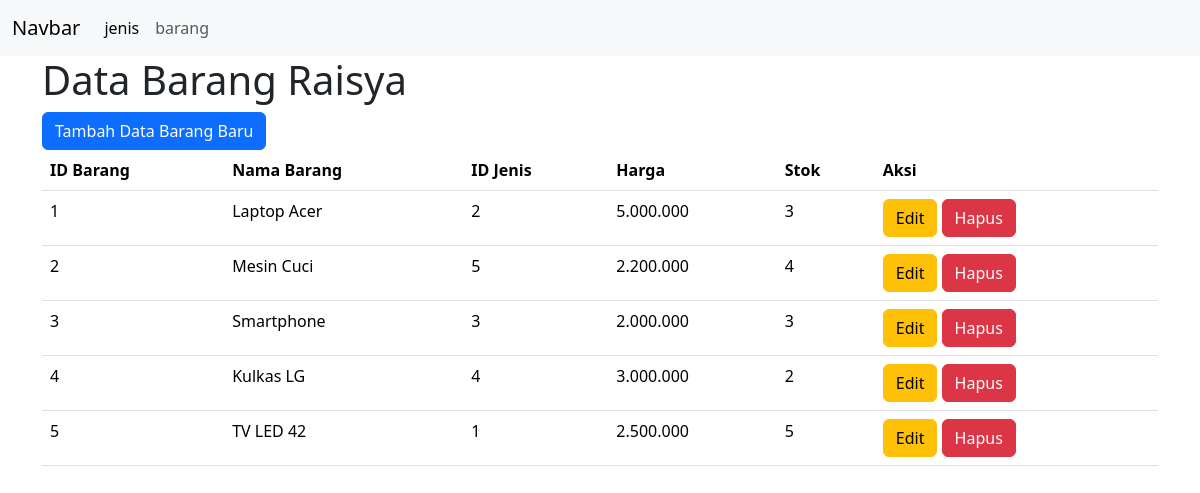
/view/barang/index.php, run on the app's committed database.
### tables this page shows
CREATE TABLE `barang` (
  `id_barang` varchar(10) NOT NULL,
  `nama_barang` varchar(15) DEFAULT NULL,
  `id_jenis` varchar(20) DEFAULT NULL,
  `harga` varchar(30) DEFAULT NULL,
  `stok` int DEFAULT NULL
);

### view/barang/index.php (the view, shortened to what this page needs)
 <!DOCTYPE html>
<html lang="en">
<head>
    <link rel="stylesheet" href="https://cdn.jsdelivr.net/npm/bootstrap@5.3.3/dist/css/bootstrap.min.css">
</head>
<body>
<nav class="navbar navbar-expand-lg bg-body-tertiary">
  <div class="container-fluid">
    <a class="navbar-brand" href="#">Navbar</a>
    <div class="collapse navbar-collapse" id="navbarSupportedContent">
      <ul class="navbar-nav me-auto mb-2 mb-lg-0">
        <li class="nav-item">
          <a class="nav-link active" aria-current="page" href="../jenis/index.php">jenis</a>
        </li>
        <li class="nav-item">
          <a class="nav-link" href="">barang</a>
        </li>
      </ul>
    </div>
  </div>
</nav>
<div class="container">
  <h1>Data Barang Raisya</h1>
  <a href="view_tambah.php" class="btn btn-primary">Tambah Data Barang Baru</a>
<table class="table">
  <thead>
    <tr>
      <th scope="col">ID Barang</th>
      <th scope="col">Nama Barang</th>
      <th scope="col">ID Jenis</th>
      <th scope="col">Harga</th>
      <th scope="col">Stok</th>
      <th>Aksi</th>
    </tr>
  </thead>
  <tbody>
  <?php
                include "../../config/koneksi.php";
                $query = mysqli_query($conn, "SELECT * FROM barang");
                $no = 1;
                if (mysqli_num_rows($query) > 0) {
                    while ($result = mysqli_fetch_assoc($query)) {
                        ?>
                        <tr>
                            <td><?php echo $no; ?></td>
                            <td><?php echo $result['nama_barang']; ?></td>
                            <td><?php echo $result['id_jenis']; ?></td>
                            <td><?php echo $result['harga']; ?></td>
                            <td><?php echo $result['stok']; ?></td>
                            <td>
                            <a href="view_edit.php?id=<?php echo $result['id_barang'] ?>" class="btn btn-warning">Edit</a>
                            <a href="hapus.php?id=<?php echo $result['id_barang'] ?>"
                            onclick="return confirm('Kamu Yakin???')"
                            class="btn btn-danger">Hapus</a>
                            </td>
                        </tr>
                        <?php
                        $no++;
                    }
                } else {
                    echo "<tr><td colspan='7' class='text-center'>Data siswa tidak ditemukan</td></tr>";
                }
                ?>
  </tbody>
</table>
</div>
</body>
</html>

### data on the page
barang: nama_barang "Laptop Acer", id_jenis "2", harga "5.000.000", stok "3"
barang: nama_barang "Mesin Cuci", id_jenis "5", harga "2.200.000", stok "4"
barang: nama_barang "Smartphone", id_jenis "3", harga "2.000.000", stok "3"
barang: nama_barang "Kulkas LG", id_jenis "4", harga "3.000.000", stok "2"
barang: nama_barang "TV LED 42", id_jenis "1", harga "2.500.000", stok "5"
